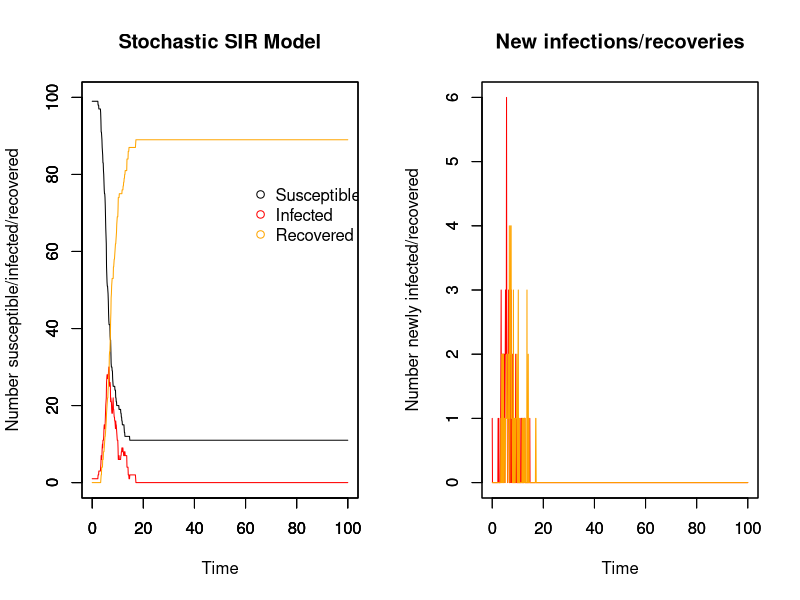

This figure's R source: (Note: a time limit stopped this script after it produced the figure.)
## Stochastic model with MCMC
## 04/11/17

##########################
## Input values for SIR ##
##########################

# Time
timestep <- 0.1
times <- seq(0, 100, by = timestep)

# Initial population: N-1 susceptible, 1 infectious, 0 recovered
init.values = c(
  S = 100-1,
  I = 1,
  R = 0
)
N = sum(init.values)

# Invent some epidemic data to fit my model to
true_infectious <- (dnorm(times, 20, 4))*N
#plot(true_infectious)

###############
## The model ##
###############

# Array for holding collective disease status information for whole period of time
data <- array(0, dim =c(length(times), length(init.values)+3))
data[,1] <- times # make first column the timesteps to make plotting easier later on
  
# R0 & duration of infectiousness
R0 <- 3
D_inf <- 2
  
# Calculating probabilities that do not change with time
p <- R0 * (timestep/(D_inf*N)) # probability of effective contact
r_t <- (1/D_inf)*timestep # Recovery rate
  
# For loops for calculating the numbers susceptible, infected, and recovered at each timepoint
for (time in times){
  if (time == 0){ # Set up the number of S/I/R at time 0
    data[1,2] <- init.values["S"] # number of susceptibles at time 0
    data[1,3] <- init.values["I"] # number of infecteds at time 0
    data[1,4] <- init.values["R"] # number of recovereds at time 0
    data[1,5] <- init.values["I"] # number newly infected at time 0
    data[1,6] <- init.values["R"] # number newly recovered at time 0
      
  } else{
    whole_time <- 1/timestep * time # makes time into the whole number that it corresponds to in the array
    foi_t <- 1 - (1 - p)^data[whole_time, 3] # Force of infection at time t, affected by the number infectious at prev t
    inf <- rbinom(1, size = data[whole_time,2], prob = foi_t) # number who become infected in this timestep
    rec <- rbinom(1, size = data[whole_time,3], prob = r_t)# number who become recovered in this timestep
      
    data[whole_time+1,2] <- data[whole_time,2] - inf # number of susceptibles at other times
      
    data[whole_time+1,3] <- data[whole_time,3]  + inf - rec # number of infecteds at other times
      
    data[whole_time+1,4] <- data[whole_time,4] + rec # number of recovereds at other times
    
    data[whole_time+1,5] <- data[whole_time+1,3] - data[whole_time,3] + data[whole_time+1,4] - data[whole_time,4] # number of newly infected
    
    data[whole_time+1,6] <- data[whole_time+1,4] - data[whole_time,4] # number of newly recovered
  }
}

###############
## SIR plots ##
###############

run_stoch <- data.frame(data) # make array into a dataframe
colnames(run_stoch) <- c("time","S", "I", "R", "new_I", "new_R")

par(mfrow = c(1,2))

# Plot for SIR model
plot(x = run_stoch$time, y = run_stoch$I, type = "line", col = "red", ylim = c(0,N),
     xlab = "Time", ylab = "Number susceptible/infected/recovered", main = "Stochastic SIR Model")
par(new=T)
plot(x = run_stoch$time, y = run_stoch$S, type = "line", ylim = c(0,N), ylab = "", xlab = "") # add susceptible line
par(new=T)
plot(x = run_stoch$time, y = run_stoch$R, type = "line", col = "orange", ylim = c(0,N), ylab = "", xlab = "") # recovered

# Add legend
legend(60, 0.8*N, c("Susceptible", "Infected", "Recovered"), pch = 1, col = c("black", "red", "orange"), bty = "n")

# Plot for newly infected and newly recovered
plot(x = run_stoch$time, y = run_stoch$new_I, type = "line", col = "red", ylim = c(0,max(run_stoch$new_I)),
     xlab = "Time", ylab = "Number newly infected/recovered", main = "New infections/recoveries")
par(new=T)
plot(x = run_stoch$time, y = run_stoch$new_R, type = "line", col = "orange", ylim = c(0,max(run_stoch$new_I)), ylab = "", xlab = "") # add susceptible line

##################################
## Likelihood, prior, posterior ##
##################################

likelihood <- function(param){
  beta = as.numeric(param[1])
  gamma = as.numeric(param[2])
  #sum_betagamma = array(dim = c(nrow(run_stoch), 1))
  total = 0
  
  for (i in 1:nrow(run_stoch)){
  betalikelihood = dbinom(run_stoch$new_I, run_stoch$S, (1-(exp(-beta*run_stoch$I[i-1]*timestep))), log = T)
  gammalikelihood = dbinom(run_stoch$new_R, run_stoch$I, (1-(exp(-gamma*timestep))), log = T)
  #sum_betagamma[i] = betalikelihood + gammalikelihood
  #print(sum_betagamma[i])
  total = total + (betalikelihood + gammalikelihood)
  #print(total)
  }
  #total_sum = sum(sum_betagamma)
  #print(total_sum)
  #print(sum(total))
  return(sum(total))
}

# sum_betagamma = array(dim = c(nrow(run_stoch), 1))
# 
# for (i in 1:nrow(run_stoch)){
#   betalikelihood = dbinom(run_stoch$new_I, run_stoch$S, (1-(exp(-0.1*run_stoch$I*timestep))), log = T)
#   gammalikelihood = dbinom(run_stoch$new_R, run_stoch$I, (1-(exp(-0.2*timestep))), log = T)
#   sum_ll = betalikelihood + gammalikelihood
#   sum_betagamma[i] = sum_ll
#   print(sum_betagamma[i])
# }

# Prior distribution
prior <- function(param){
  beta = as.numeric(param[1])
  gamma = as.numeric(param[2])
  
  betaprior = dunif(beta, min = 0, max = 100, log = T)
  gammaprior = dunif(gamma, min = 0, max = 100, log = T)
  return(betaprior + gammaprior)
}

# Posterior distribution
posterior <- function(param){
  return (likelihood(param) + prior(param))
}

proposalfunction <- function(param){ # beta and gamma need to be >0
  
  # beta_prop = rnorm(1, mean = param[1], sd = 1)
  # gamma_prop = rnorm(1, mean = param[2], sd = 1)
  beta_prop = runif(1, min = 0, max = 10)
  gamma_prop = runif(1, min = 0, max = 10)
  
  #print(c(beta_prop, gamma_prop))
  return(c(beta_prop, gamma_prop))
}

run_metropolis_MCMC <- function(startvalue, iterations){
  chain = array(dim = c(iterations+1,2))
  chain[1,] = startvalue
  for (i in 1:iterations){
    proposal = proposalfunction(chain[i,])
    
    # if (proposal[1] < 0.0 | proposal[2] < 0.0){
    #   chain[i+1,] = chain[i,]
    # }
    # else{
      probab = exp(posterior(proposal) - posterior(chain[i,]))
      if (runif(1) < probab){
        chain[i+1,] = proposal
      }else{
        chain[i+1,] = chain[i,]
        }
      #}
  }
  return(chain)
}

# Where to start the chain
startvalue <- c(0.1,0.1)

# Number of runs
iterations = 10000
#set.seed(4)
chain <- run_metropolis_MCMC(startvalue, iterations)

# The beginning of the chain is biased towards the starting point, so take them out
# normally burnin is 10%-50% of the runs
burnIn = 0.1*iterations
acceptance <- 1-mean(duplicated(chain[-(1:burnIn),]))

################
## MCMC Plots ##
################

par(mfrow = c(2,2))

hist(chain[-(1:burnIn),1],nclass=30, main="Posterior of beta")
abline(v = mean(chain[-(1:burnIn),1]), col = "red")

hist(chain[-(1:burnIn),2],nclass=30, main="Posterior of gamma")
abline(v = mean(chain[-(1:burnIn),2]), col = "red")

plot(chain[-(1:burnIn),1], type = "l", main = "Chain values of beta")

plot(chain[-(1:burnIn),2], type = "l", main = "Chain values of gamma")

########################################################################################################################

########################################################################################################################
